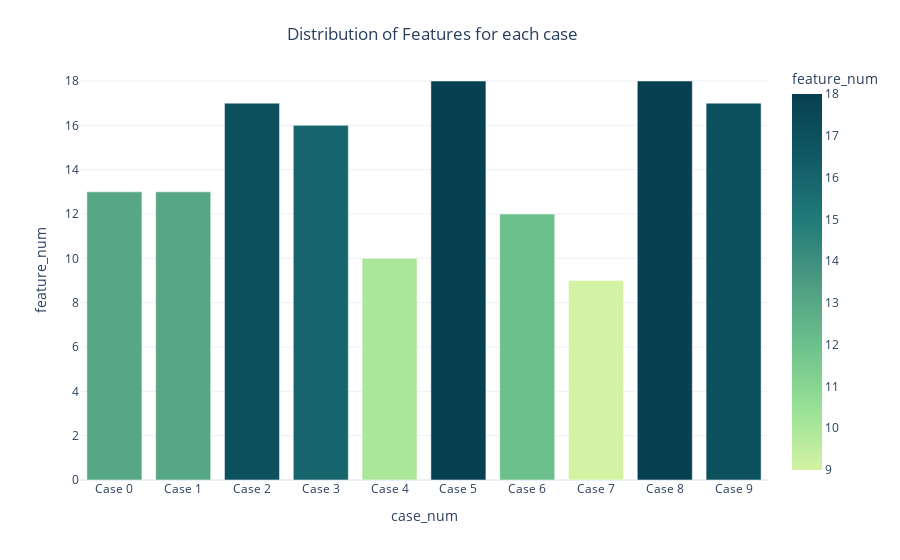

Source (notebook cell):
### Code cell
fig = px.bar(data_frame= feature_counts,
             x=feature_counts.index,
             y = 'feature_num',
             color="feature_num",
             color_continuous_scale="Emrld")
fig.update_layout(title = {
        'text': 'Distribution of Features for each case',
        'y':0.95,
        'x':0.48,
        'xanchor': 'center',
        'yanchor': 'top'} ,
                   xaxis = dict(
        tickmode = 'array',
        tickvals = [0, 1,2, 3, 4,5, 6,7,8,9],
        ticktext = ['Case 0', 'Case 1', 'Case 2', 'Case 3', 'Case 4', 'Case 5', 'Case 6', 'Case 7', 'Case 8', 'Case 9']),
                  template = "plotly_white")
fig.show()

### Figure 1 — Plotly figure (JSON) as saved in the notebook; plotly's stock layout.template omitted (floating-point values rounded to 4 significant figures)
{"data": [{"alignmentgroup": "True", "hovertemplate": "case_num=%{x}<br>feature_num=%{marker.color}<extra></extra>", "legendgroup": "", "marker": {"color": [13, 13, 17, 16, 10, 18, 12, 9, 18, 17], "coloraxis": "coloraxis", "pattern": {"shape": ""}}, "name": "", "offsetgroup": "", "orientation": "v", "showlegend": false, "textposition": "auto", "x": [0, 1, 2, 3, 4, 5, 6, 7, 8, 9], "xaxis": "x", "y": [13, 13, 17, 16, 10, 18, 12, 9, 18, 17], "yaxis": "y", "type": "bar"}], "layout": {"xaxis": {"anchor": "y", "domain": [0.0, 1.0], "title": {"text": "case_num"}, "tickmode": "array", "tickvals": [0, 1, 2, 3, 4, 5, 6, 7, 8, 9], "ticktext": ["Case 0", "Case 1", "Case 2", "Case 3", "Case 4", "Case 5", "Case 6", "Case 7", "Case 8", "Case 9"]}, "yaxis": {"anchor": "x", "domain": [0.0, 1.0], "title": {"text": "feature_num"}}, "coloraxis": {"colorbar": {"title": {"text": "feature_num"}}, "colorscale": [[0.0, "rgb(211, 242, 163)"], [0.1667, "rgb(151, 225, 150)"], [0.3333, "rgb(108, 192, 139)"], [0.5, "rgb(76, 155, 130)"], [0.6667, "rgb(33, 122, 121)"], [0.8333, "rgb(16, 89, 101)"], [1.0, "rgb(7, 64, 80)"]]}, "legend": {"tracegroupgap": 0}, "margin": {"t": 60}, "barmode": "relative", "title": {"text": "Distribution of Features for each case", "y": 0.95, "x": 0.48, "xanchor": "center", "yanchor": "top"}}}
